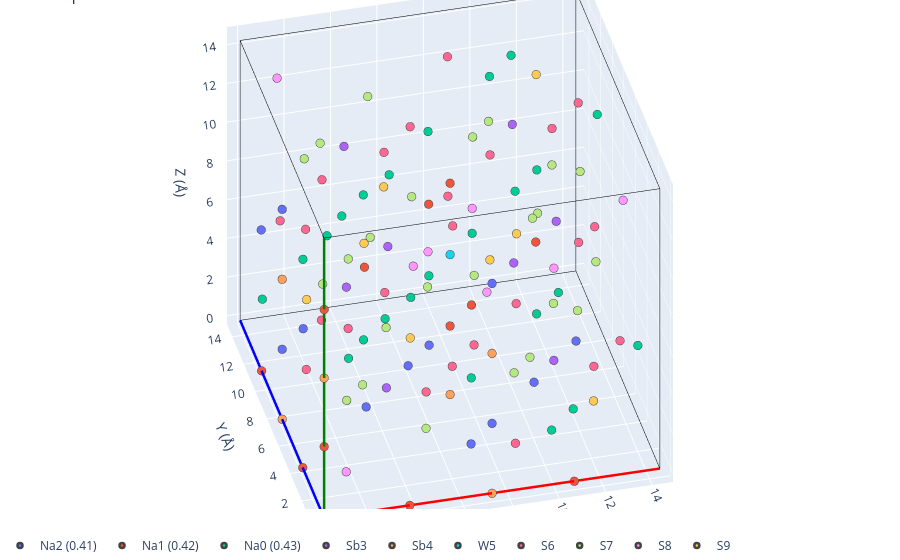

This figure's notebook cell:
### Markdown cell above
## The crystallized structure

Finally, reading the CIF we just wrote back in and plotting it shows the symmetry-fitted
structure on its own &mdash; the Sb/W&ndash;S framework together with the partial-occupancy
sodium sublattice

### Code cell
# Read the CIF written above back in and plot the symmetry-fitted structure on
# its own (framework + partial-occupancy sodium), without the underlying
# density. The sodium occupancies are summarised per site type in the legend.
crystallized = read_cif('na3sbs4_crystallized.cif')
plot_3d(structure=crystallized)
